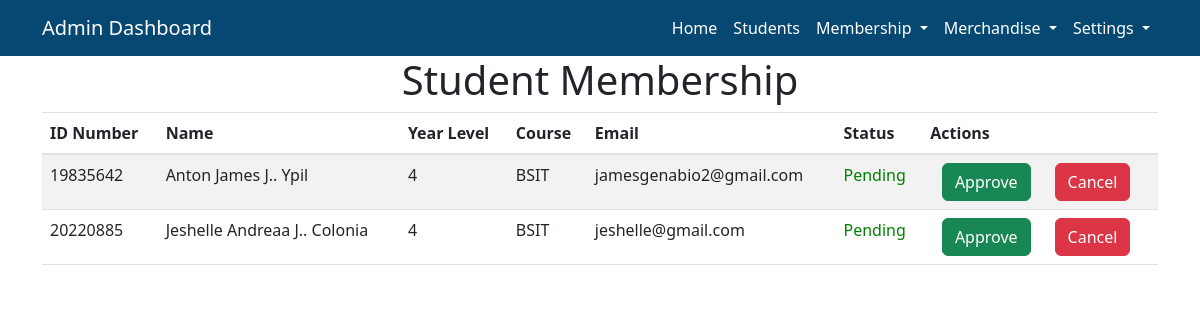
Page /Admin/AdminMembership.php (signed in) on the earlier database version.
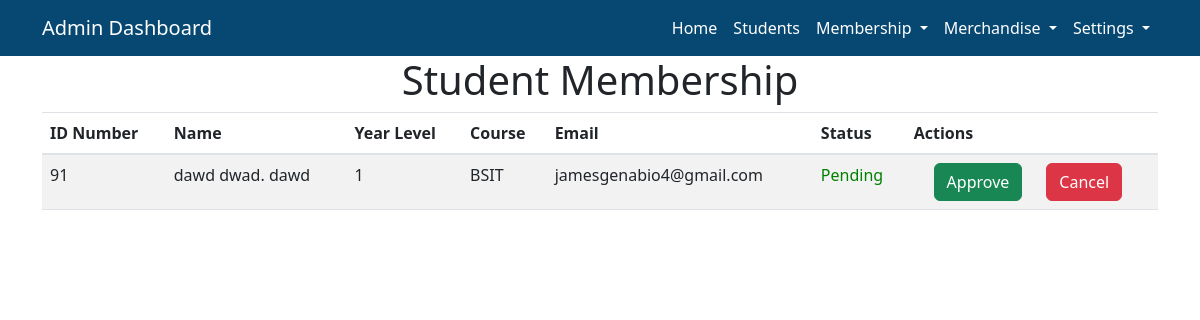
Same page on the later database version.
### tables this page shows
CREATE TABLE `students` (
  `id_number` int(10) NOT NULL,
  `first_name` varchar(20) NOT NULL,
  `middle_name` varchar(20) NOT NULL,
  `last_name` varchar(20) NOT NULL,
  `email` varchar(50) NOT NULL,
  `course` varchar(5) NOT NULL,
  `year` int(11) NOT NULL,
  `password` varchar(150) NOT NULL,
  `status` varchar(5) NOT NULL,
  `subscription` varchar(20) NOT NULL
);

### Backend/BackendAdmin.php (called while the page is built, shortened)
<?php
function membership(){
    $db = Database::getInstance();
    $conn = $db->getConnection();
    $sqlSubscribe = "SELECT * FROM students WHERE status = 'TRUE' AND subscription = 'Pending'";
    $resultSub = mysqli_query($conn, $sqlSubscribe);
    if(mysqli_num_rows($resultSub) > 0)
        {
          $listSub = [];
          while($row = mysqli_fetch_array($resultSub)) {
              $listSub[] = $row;
          }
        }
        return $listSub;
}
?>

### Admin/AdminMembership.php (the view, shortened to what this page needs)
<?php
      include '../api/apiAdmin.php';
     $listSub = membership();
?>
<!DOCTYPE html>
<html lang="en">
<head>
</head>
<body>
<h1 class="text-center">Student Membership</h1>
<div class="container">
<table id="example" class="table table-striped table-hover display compact " style="width:100%; overflow:auto">
    <thead>
        <tr>
            <th>ID Number</th>
            <th>Name</th>
            <th>Year Level</th>
            <th>Course</th>
            <th>Email</th>
            <th>Status</th>
            <th>Actions</th>
        </tr>
    </thead>
    <tbody>
        <?php foreach ($listSub as $person): ?>
            <tr>
                <td><?php echo $person['id_number']; ?></td>
                <td><?php echo $person['first_name']." ".$person['middle_name'].". ".$person['last_name']; ?></td>
                <td><?php echo $person['year']; ?></td>
                <td><?php echo $person['course']; ?></td>
                <td><?php echo $person['email']; ?></td>
                <td style="color:green"><?php echo $person['subscription']; ?></td>
                <td class="align-middle">
    <div  class="d-flex justify-content-center align-items-center gap-3">
        <form action="AdminMembership.php" method="POST" class="approve-form" id="approveForm">
            <button type="submit" name="approve" class="btn btn-success mr-2" id="approveBtn" >Approve</button>
        </form>
        <form action="AdminMembership.php" method="POST" class="delete-form">
                            <button type="submit" name="cancelMembership" class="btn btn-danger mr-2" onclick="return confirm('Are you sure you want to cancel this membership?')">Cancel</button>
        </form>
        </div>
</td>
            </tr>
        <?php endforeach; ?>
    </tbody>
</table>
  </div>
</body>
</html>

Differences in the rows shown:
removed students: id_number "19835642", first_name "Anton James", middle_name "J.", last_name "Ypil", year "4", course "BSIT", email "jamesgenabio2@gmail.com", subscription "Pending"
removed students: id_number "20220885", first_name "Jeshelle Andreaa", middle_name "J.", last_name "Colonia", year "4", course "BSIT", email "jeshelle@gmail.com", subscription "Pending"
added students: id_number "91", first_name "dawd", middle_name "dwad", last_name "dawd", year "1", course "BSIT", email "jamesgenabio4@gmail.com", subscription "Pending"
